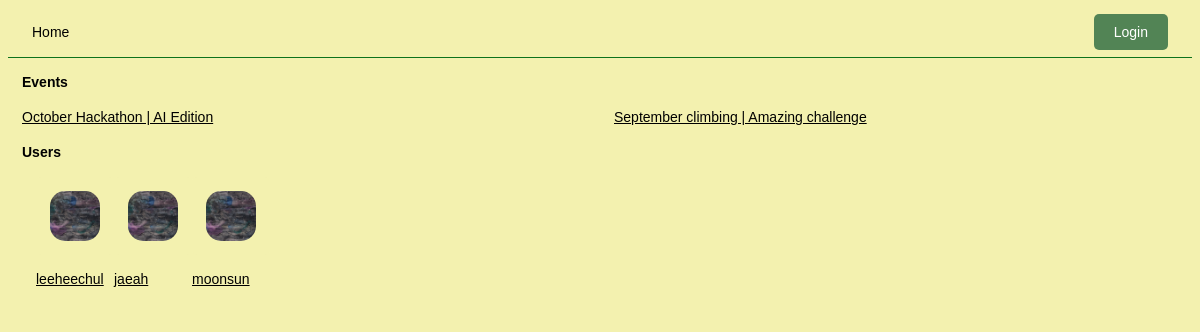
The page / on the database its author committed.
### base/models.py (models this page shows, shortened)
class Event(models.Model):
    name =  models.CharField(max_length=200)
    description = models.TextField(null=True, blank=True)
    participants = models.ManyToManyField(User,blank=True,related_name='events')
    start_date = models.DateTimeField(null=True)
    end_date = models.DateTimeField(null=True)
    registration_deadline = models.DateTimeField(null=True)
    updated = models.DateTimeField(auto_now=True)
    created = models.DateTimeField(auto_now_add=True)

class User(AbstractUser):
    name = models.CharField(max_length=100, null=True)
    email = models.EmailField(unique=True)
    bio = models.TextField(null=True,blank=True)
    hackathon_participant = models.BooleanField(default=True, null=True)
    avatar = models.ImageField(null=True,blank=True,upload_to="images/")
    USERNAME_FIELD = 'email'
    REQUIRED_FIELDS = ['username']

### base/views.py (the view)
# urls.py: path('',views.home_page,name='home'),
def home_page(request):
    users = User.objects.filter(hackathon_participant=True)
    events = Event.objects.all()
    context={
        'users':users,
        'events':events
    }
    return render(request,'home.html',context)

### templates/home.html
{% extends 'main.html' %}
{% block content %}
    <section class="container--events">
        <h3> Events</h3>
        <div class="events--lists">
            {% for event in events %}
                <a href="{% url 'event' event.id %}">
                    <div class="wrapper--events">
                        {{event.name}}
                    </div>
                </a>
            {% endfor %}
        </div>
    </section>
    <section class="container--events">
        <h3>Users</h3>
        <div class="users--lists">
            {% for user in users %}
                <a href="{% url 'profile' user.id%}">
                    <div class="wrapper--user">
                        <img class="user--avatar--sm"  src="{{user.avatar.url}}"/>
                    </div>
                    <p> {{user.name}}</p>
                </a>
            {% endfor %}
        </div>
    </section>
{% endblock content %}

### templates/main.html (shortened to what this page needs)
{% load static %}
<!DOCTYPE html>
<html>
<head>
    <link rel='stylesheet' type='text/css' media='screen' href='{% static "css/main.css" %}'>
</head>
<body>
    {% include 'navbar.html' %}
    <div class="container--main">
    {% block content %}
    {% endblock content %}
    </div>
</body>
</html>

### templates/navbar.html (shortened to what this page needs)
<nav>
    <div>
        <a href="{% url 'home' %}"> Home </a>
    </div>
    <div>
        {% if request.user.is_authenticated%}
        <a class="btn btn--warning" href="{% url 'logout'%}"> Logout </a>
        {% else %}
        <a class="btn btn--primary" href="{% url 'login' %}"> Login </a>
        {% endif %}
    </div>
</nav>

### static/css/main.css (style rules this page uses)
* { box-sizing: border-box; margin: 1; padding: 0; font-family: 'Trebuchet MS', 'Lucida Sans Unicode', 'Lucida Grande', 'Lucida Sans', Arial, sans-serif; background-color: rgb(243, 241, 175); line-height: 1.5em; color: #000; font-size: 14px; }
.btn { padding: 10px 20px; border-radius: 5px; text-decoration: none; background-color:rgb(189, 181, 181); color: black; width: fit-content; margin: 10px; }
.btn--primary { background-color: rgba(70, 124, 79, 0.931); color:white }
.container--main { width: 1200px; margin:0 auto; padding:0 1em; }
nav { display: flex; justify-content: space-between; align-items: center; width: 100%; padding: 1em; border-bottom: 1px solid rgb(13, 114, 27); }
nav a { text-decoration: none; color: black; margin:0 10px; }
.events--lists { display: grid; grid-template-columns:1fr 1fr; gap: 2em; }
.wrapper--user { display: flex; flex-direction: column; align-items: center; padding: 1em; border-radius: 5px; text-align: center; max-width: 100px; }
.wrapper--user * { margin-top: 1em; }
.user--avatar--sm { height: 50px; width: 50px; object-fit: cover; border-radius: 15px; margin: 0; padding: 0; line-height: 0; }
.users--lists { display: flex; flex-wrap: wrap; }
@media (max-width:1200px) { .container--main { width: 100%; } }

### rows shown on the page
Event: name "October Hackathon | AI Edition"
Event: name "September climbing | Amazing challenge"
User: avatar (picture), name "leeheechul"
User: avatar (picture), name "jaeah"
User: avatar (picture), name "moonsun"
